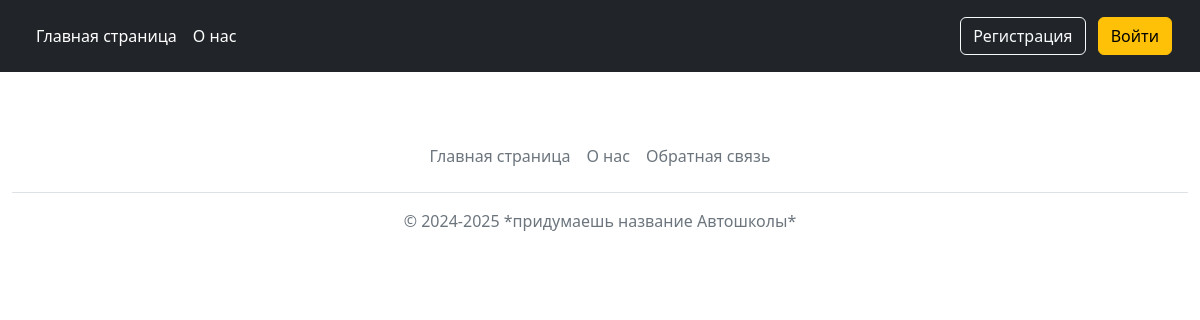
Before: /documents/viewing/ with the older database file.
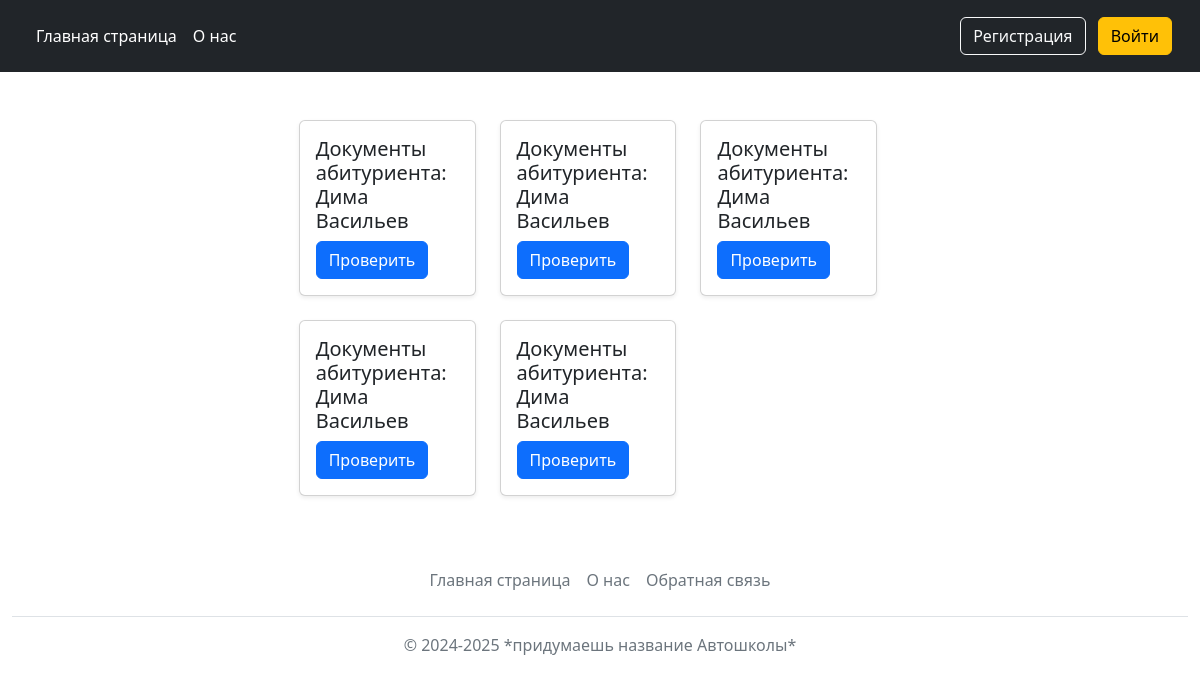
After: the same page with the newer database file.
### document_flow/models.py (models this page shows)
class DocumentsAdmission(models.Model):
    passport_series = models.CharField(max_length=100, verbose_name='Серия и номер паспорта')
    issued_by = models.CharField(max_length=255, verbose_name='Кем выдан документ')
    when_issued = models.DateField(verbose_name='Когда выдан')
    medical_certificate = models.ImageField(upload_to='documents/medical_cerf/', verbose_name='Мед. справка')
    check_for_service = models.ImageField(upload_to='documents/checks/', verbose_name='Чек об оплате')
    user = models.ForeignKey(StudentProfile, on_delete=models.SET_NULL, null=True)
    verified = models.BooleanField(default=False, verbose_name='Документы приняты')
    def __str__(self):
        return f'Документы абитуриента: {self.user.user.first_name} {self.user.user.last_name}'

### users/models.py (models this page shows, shortened)
class StudentProfile(models.Model):
    user = models.OneToOneField(User, on_delete=models.CASCADE, related_name='student_profile')
    address = models.TextField(blank=True, null=True, verbose_name='Адрес')
    date_of_birth = models.DateField(blank=True, null=True, verbose_name='Дата рождения')
    accepted = models.BooleanField(default=False, verbose_name='Студент принят на обучение?')
    submit_doc = models.BooleanField(default=False, verbose_name='Подал ли студент документы?')

class User(AbstractUser):
    USER_TYPE_CHOICES = (
        ('student', 'Student'),
        ('teacher', 'Teacher'),
        ('manager', 'Manager'),
    )
    user_type = models.CharField(max_length=10, choices=USER_TYPE_CHOICES, verbose_name='Тип пользователя')
    phone = models.CharField(max_length=15, blank=True, verbose_name='Номер телефона')

### document_flow/views.py (the view)
# urls.py: path('viewing/', viewing_documents, name='viewing_documents'),
def viewing_documents(request):
    documents = DocumentsAdmission.objects.filter(verified=False)
    return render(request, 'viewing_documents.html', context={'documents': documents})

### general_info/context_processors.py (called while the page is built)
def doc_count_processor(request):
    try:
        if request.user.manager_profile:
            document_count = len(DocumentsAdmission.objects.filter(verified=False))
            return {'document_count': document_count}
    except Exception:
        return {}

### document_flow/templates/viewing_documents.html (shortened to what this page needs)
{% extends 'base.html' %}
{% block content %}
{% for document in documents %}
<div class="container mt-4">
    <div class="row">
        {% for document in documents %}
        <div class="col-md-4 mb-4">
            <div class="card shadow-sm document-card" style="transition: transform 0.3s ease;">
                <div class="card-body">
                    <h5 class="card-title">{{ document }}</h5>
                    <a href="{% url 'accept_documents' document_id=document.pk %}" class="btn btn-primary">Проверить</a>
                </div>
            </div>
        </div>
        {% endfor %}
        {% for document in documents %}
        <div class="col-md-4 mb-4">
            <div class="card shadow-sm document-card" style="transition: transform 0.3s ease;">
                <div class="card-body">
                    <h5 class="card-title">{{ document }}</h5>
                    <a href="{% url 'accept_documents' document_id=document.pk %}" class="btn btn-primary">Проверить</a>
                </div>
            </div>
        </div>
        {% endfor %}
        {% for document in documents %}
        <div class="col-md-4 mb-4">
            <div class="card shadow-sm document-card" style="transition: transform 0.3s ease;">
                <div class="card-body">
                    <h5 class="card-title">{{ document }}</h5>
                    <a href="{% url 'accept_documents' document_id=document.pk %}" class="btn btn-primary">Проверить</a>
                </div>
            </div>
        </div>
        {% endfor %}
        {% for document in documents %}
        <div class="col-md-4 mb-4">
            <div class="card shadow-sm document-card" style="transition: transform 0.3s ease;">
                <div class="card-body">
                    <h5 class="card-title">{{ document }}</h5>
                    <a href="{% url 'accept_documents' document_id=document.pk %}" class="btn btn-primary">Проверить</a>
                </div>
            </div>
        </div>
        {% endfor %}
        {% for document in documents %}
        <div class="col-md-4 mb-4">
            <div class="card shadow-sm document-card" style="transition: transform 0.3s ease;">
                <div class="card-body">
                    <h5 class="card-title">{{ document }}</h5>
                    <a href="{% url 'accept_documents' document_id=document.pk %}" class="btn btn-primary">Проверить</a>
                </div>
            </div>
        </div>
        {% endfor %}
    </div>
</div>
{% endfor %}
{% endblock %}

### templates/base.html (shortened to what this page needs)
<!doctype html>
<html lang="ru">
<head>
    <link href="https://cdn.jsdelivr.net/npm/bootstrap@5.2.2/dist/css/bootstrap.min.css" rel="stylesheet"
>
</head>
<body>
<header class="p-3 bg-dark text-white">
    <div class="container-fluid">
        <div class="d-flex flex-wrap align-items-center justify-content-center justify-content-lg-start">
            <ul class="nav col-12 col-lg-auto me-lg-auto mb-2 justify-content-center mb-md-0">
                <li><a href="{% url 'general' %}" class="nav-link px-2 text-white">Главная страница</a></li>
                <li><a href="{% url 'about_us' %}" class="nav-link px-2 text-white">О нас</a></li>
            </ul>
            <div class="text-end">
                {% if user.is_authenticated %}
                <div class="btn btn-outline-light me-2">{{ user }}</div>
                <a href="{% url 'logout_user' %}" type="button" class="btn btn-warning">Выйти</a>
                {% else %}
                <a href="{% url 'registration' %}" type="button" class="btn btn-outline-light me-2">Регистрация</a>
                <a href="{% url 'login_user' %}" type="button" class="btn btn-warning">Войти</a>
                {% endif %}
            </div>
        </div>
    </div>
</header>
<div class="container-fluid mt-4 col-md-8">
    <div class="row container d-flex align-items-center justify-content-center">
        <div class="col-md-10">
            {% block content %}{% endblock %}
        </div>
    </div>
</div>
<div class="container-fluid">
    <footer class="py-3 my-4">
        <ul class="nav justify-content-center border-bottom pb-3 mb-3">
            <li class="nav-item"><a href="{% url 'general' %}" class="nav-link px-2 text-muted">Главная страница</a>
            </li>
            <li class="nav-item"><a href="{% url 'about_us' %}" class="nav-link px-2 text-muted">О нас</a>
            </li>
            <li class="nav-item"><a href="" class="nav-link px-2 text-muted">Обратная связь</a>
            </li>
        </ul>
        <p class="text-center text-muted">© 2024-2025 *придумаешь название Автошколы*</p>
    </footer>
</div>
</body>
</html>

Changed rows visible on the page:
added DocumentsAdmission: user.last_name "Документы абитуриента: Дима Васильев"
